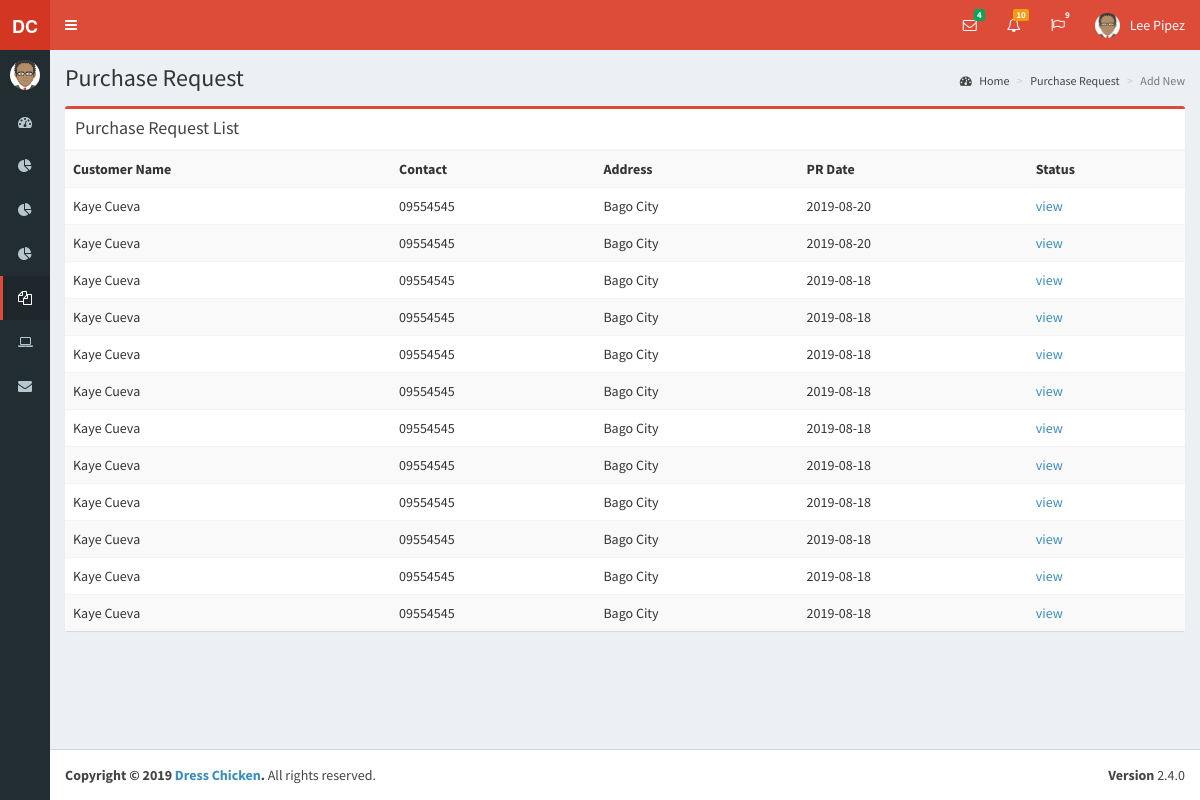
Page /pages/list_pr.php (signed in) on the committed database.
### tables this page shows
CREATE TABLE `pr` (
  `pr_id` int(11) NOT NULL,
  `cust_id` int(11) NOT NULL,
  `pr_date` date NOT NULL
);

CREATE TABLE `customer` (
  `cust_id` int(11) NOT NULL,
  `cust_name` varchar(50) NOT NULL,
  `cust_contact` varchar(30) NOT NULL,
  `cust_address` varchar(100) NOT NULL
);

### pages/list_pr.php (the view, shortened to what this page needs)
<!DOCTYPE html>
<html>
<?php include "../dist/includes/head.php";?>
<body class="hold-transition skin-red sidebar-collapse sidebar-mini">
<div class="wrapper">
  <?php include "../dist/includes/header.php";?>
  <?php include "../dist/includes/aside.php";?>
  <div class="content-wrapper">
    <section class="content-header">
      <h1>
        Purchase Request
      </h1>
      <ol class="breadcrumb">
        <li><a href="#"><i class="fa fa-dashboard"></i> Home</a></li>
        <li><a href="#">Purchase Request</a></li>
        <li class="active">Add New</li>
      </ol>
    </section>
    <section class="content">
      <div class="row">
        <div class="col-md-12">
          <div class="box box-danger">
            <div class="box-header with-border">
              <h3 class="box-title">Purchase Request List</h3>
            </div>
            <table class="table table-striped">
                <tbody><tr>
                  <th>Customer Name</th>
                  <th>Contact</th>
                  <th>Address</th>
                  <th>PR Date</th>
                  <th>Status</th>
                </tr>
      <?php
       include('../dist/includes/dbcon.php');
        $query=mysqli_query($con,"select * from pr natural join customer order by pr_date DESC")or die(mysqli_error());
          while($row=mysqli_fetch_array($query)){
      ?>
                <tr>
                  <td><?php echo $row['cust_name'];?></td>
                  <td><?php echo $row['cust_contact'];?></td>
                  <td><?php echo $row['cust_address'];?></td>
                  <td><?php echo $row['pr_date'];?></td>
                  <td><a href="view_pr.php?pr=<?php echo $row['pr_id'];?>" class="small-box-footer">view</a></td>
                </tr>
      <?php }?>
              </tbody></table>
          </div>
        </div>
    </div>
    </section>
  </div>
  <?php include "../dist/includes/footer.php";?>
</div>
</body>
</html>

### rows in the picture
pr: cust.cust_name "Kaye Cueva", cust.cust_contact "09554545", cust.cust_address "Bago City", pr_date "2019-08-20"
pr: cust.cust_name "Kaye Cueva", cust.cust_contact "09554545", cust.cust_address "Bago City", pr_date "2019-08-20"
pr: cust.cust_name "Kaye Cueva", cust.cust_contact "09554545", cust.cust_address "Bago City", pr_date "2019-08-18"
pr: cust.cust_name "Kaye Cueva", cust.cust_contact "09554545", cust.cust_address "Bago City", pr_date "2019-08-18"
pr: cust.cust_name "Kaye Cueva", cust.cust_contact "09554545", cust.cust_address "Bago City", pr_date "2019-08-18"
pr: cust.cust_name "Kaye Cueva", cust.cust_contact "09554545", cust.cust_address "Bago City", pr_date "2019-08-18"
pr: cust.cust_name "Kaye Cueva", cust.cust_contact "09554545", cust.cust_address "Bago City", pr_date "2019-08-18"
pr: cust.cust_name "Kaye Cueva", cust.cust_contact "09554545", cust.cust_address "Bago City", pr_date "2019-08-18"
pr: cust.cust_name "Kaye Cueva", cust.cust_contact "09554545", cust.cust_address "Bago City", pr_date "2019-08-18"
pr: cust.cust_name "Kaye Cueva", cust.cust_contact "09554545", cust.cust_address "Bago City", pr_date "2019-08-18"
pr: cust.cust_name "Kaye Cueva", cust.cust_contact "09554545", cust.cust_address "Bago City", pr_date "2019-08-18"
pr: cust.cust_name "Kaye Cueva", cust.cust_contact "09554545", cust.cust_address "Bago City", pr_date "2019-08-18"

### other values in the picture
$_SESSION['name'] "Lee Pipez"
